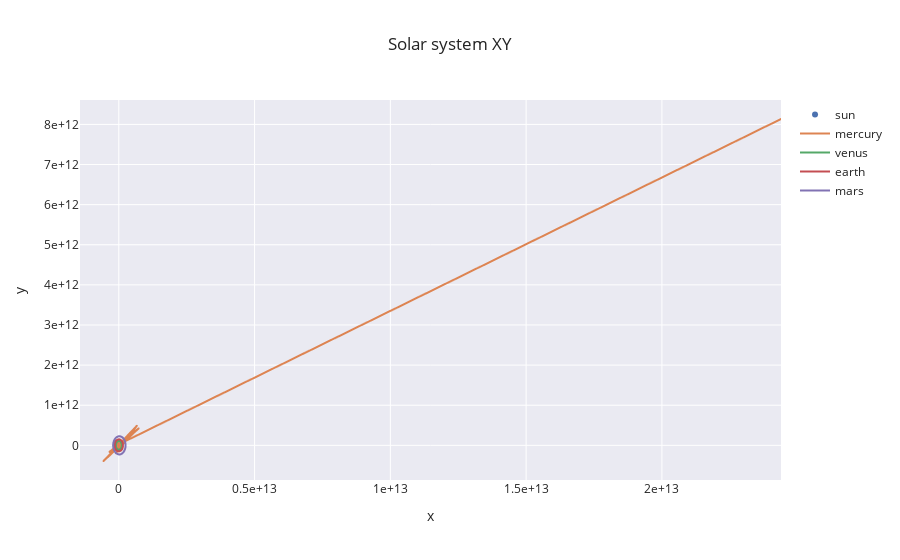

Here is the notebook cell this chart was saved with:
### Code cell
fig = go.Figure()

for i in range(5):
    if i==0: mode='markers'
    else: mode='lines'
    fig.add_trace(go.Scattergl(x=coords[:,i,0], y=coords[:,i,1], mode=mode, name=planets[i]))
    #fig.add_trace(go.Scattergl(x=[coords[-1,i,0]], y=[coords[-1,i,1]], mode='markers', showlegend=False, marker_color='grey'))


fig.update_layout(title='Solar system XY')
fig.update_xaxes(title='x', exponentformat='e')
fig.update_yaxes(title='y', exponentformat='e')
fig.show()

### Figure 1 — Plotly figure (JSON) as saved in the notebook; plotly's stock layout.template omitted (floating-point values rounded to 4 significant figures; data arrays with more than 128 entries replaced by an {"elided": "..."} marker saying what was removed)
{"data": [{"mode": "markers", "name": "sun", "type": "scattergl", "x": {"elided": "1000 float values"}, "y": {"elided": "1000 float values"}}, {"mode": "lines", "name": "mercury", "type": "scattergl", "x": {"elided": "1000 float values"}, "y": {"elided": "1000 float values"}}, {"mode": "lines", "name": "venus", "type": "scattergl", "x": {"elided": "1000 float values"}, "y": {"elided": "1000 float values"}}, {"mode": "lines", "name": "earth", "type": "scattergl", "x": {"elided": "1000 float values"}, "y": {"elided": "1000 float values"}}, {"mode": "lines", "name": "mars", "type": "scattergl", "x": {"elided": "1000 float values"}, "y": {"elided": "1000 float values"}}], "layout": {"title": {"text": "Solar system XY"}, "xaxis": {"exponentformat": "e", "title": {"text": "x"}}, "yaxis": {"exponentformat": "e", "title": {"text": "y"}}}}
